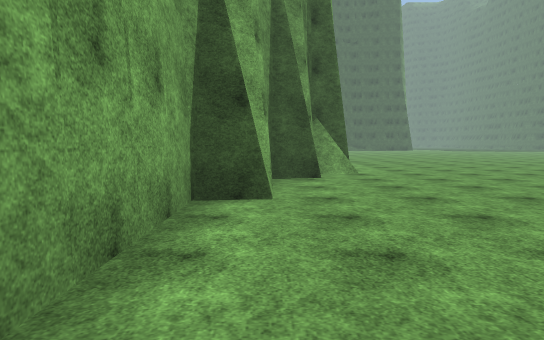
view 1 (above)

19 first-person views from a walk through a scene from a Unity 3-D project. The camera is 1.4 m above the floor, tilts 4° down and sees 70° across. The floor is counted in squares, 2 m on a side. Each view is taken from the middle of a square. On the plan, view 1 faces up. The plan holds only what a view shows up to about 11 squares ahead; the rest is blank. The place goes on beyond the plan. The player character is not drawn. Surface patterns are stand-ins for the level's own textures.

view 2
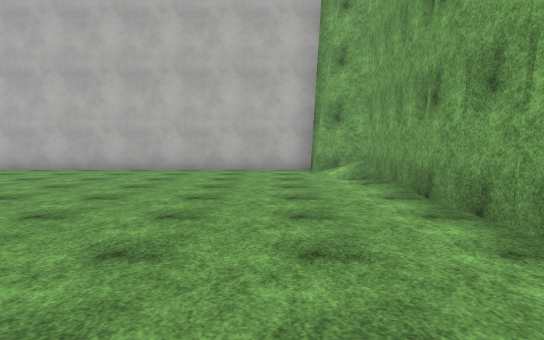

view 3
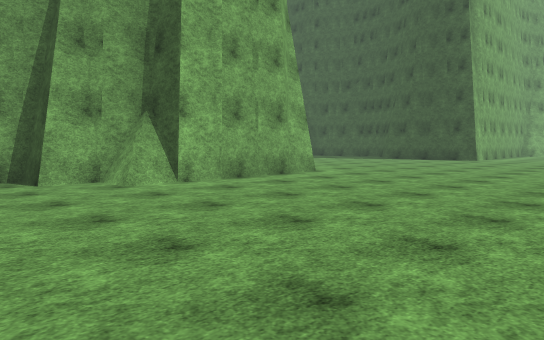

view 4
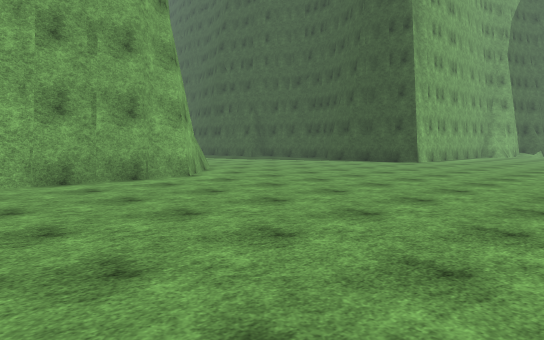

view 5
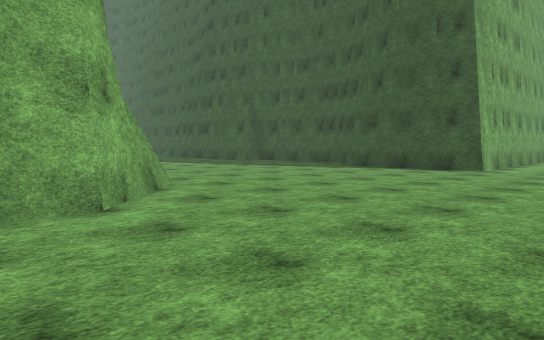

view 6
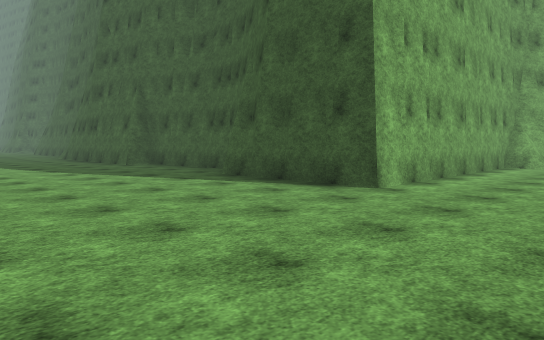

view 7
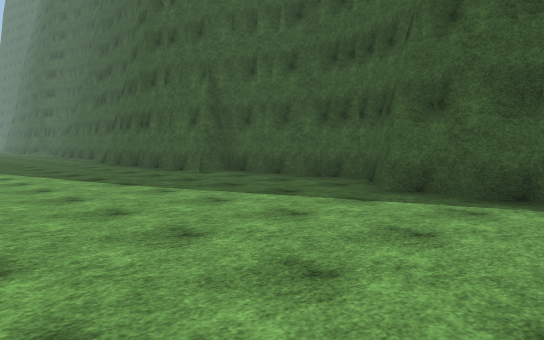

view 8
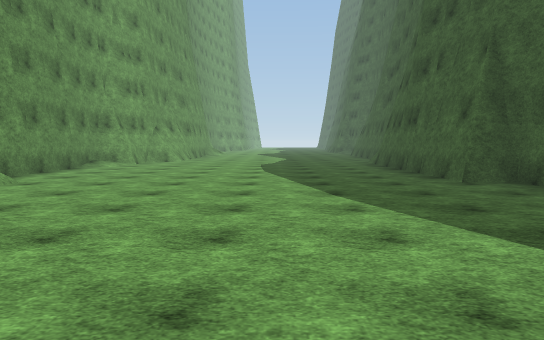

view 9
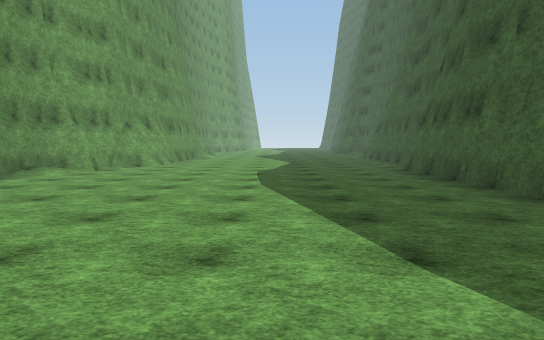

view 10
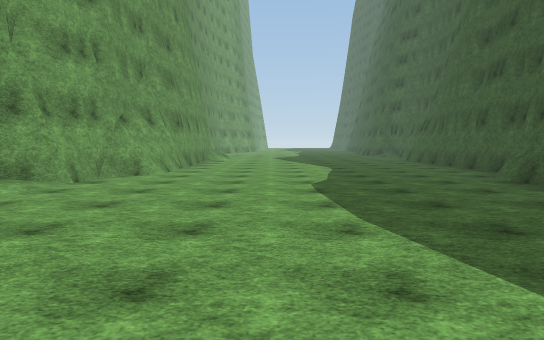

view 11
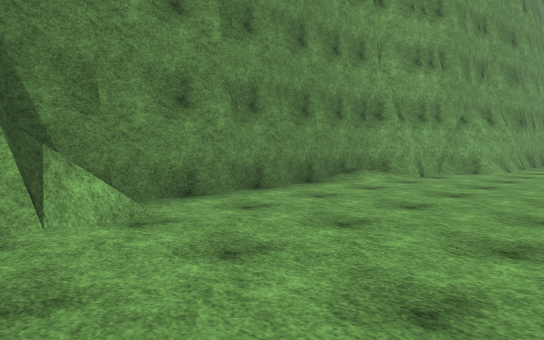

view 12
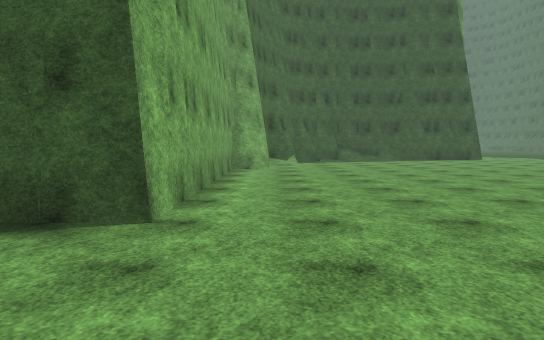

view 13
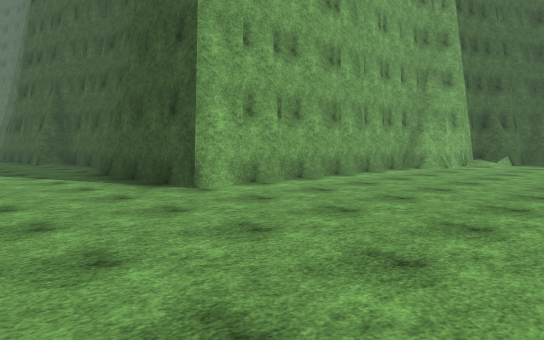

view 14
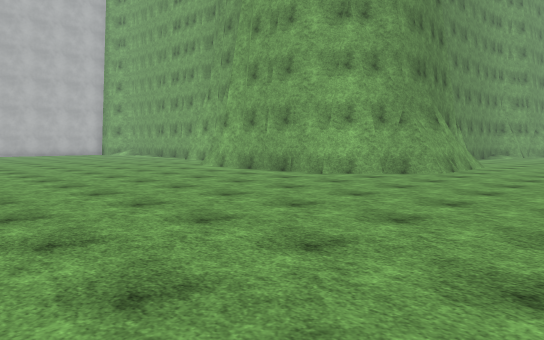

view 15
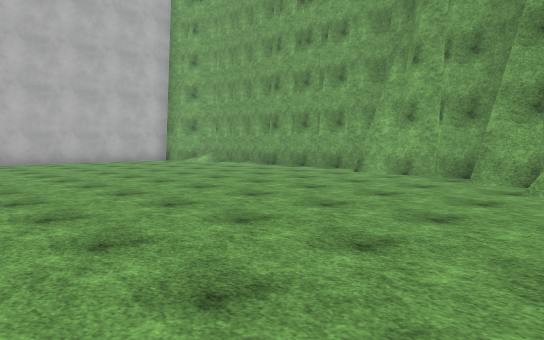

view 16
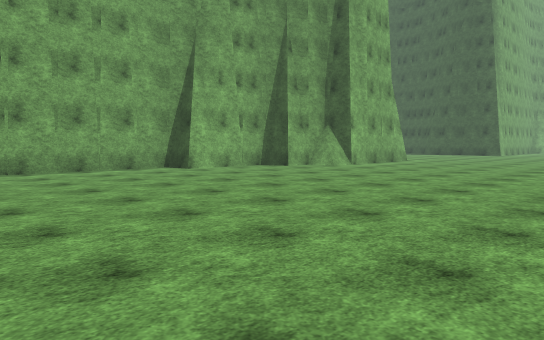

view 17
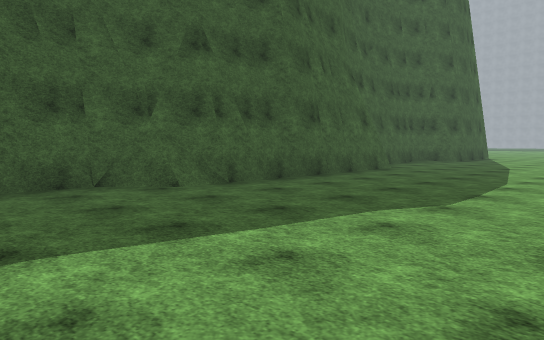

view 18
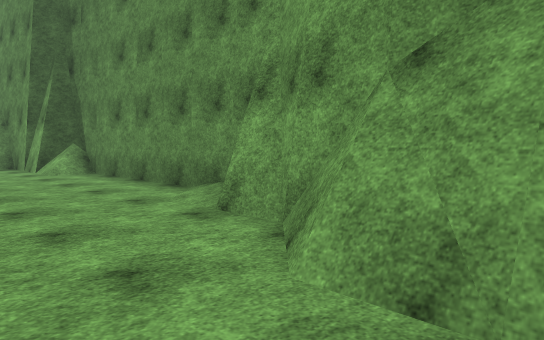

view 19
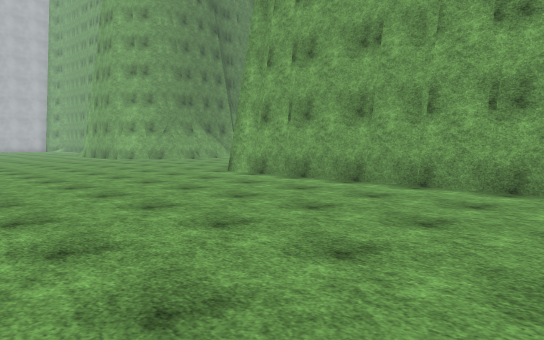

### Floor plan
Points are (right, up) in squares from view 1. A wall is a line through its corners. A room is listed if a view was taken in it or the views show most of it. See-through windows are left out.
Room 1 (views 1, 2, 3, 4, 5, 6, 7, 8, 9, 10, 11, 12, 13, 14, 15, 16, 17, 18, 19)
walls: (-0.6, 15.2) (-0.1, 15.2) (0.6, 14.5); (-1.1, 15.3) (-0.5, 15.1); (-1.6, 15.2) (-1, 15.2); (-2.6, 15.2) (-2.1, 15.2); (-2.9, 15.4) (0, 15.4) (1.9, 13.5) (1.9, 9); (-3, 14.5) (-2.4, 14.6); (1.7, 9.7) (1.7, 9.2); (1.9, 9.7) (1.5, 9.7) (1.5, 9.2); (-4.5, 14.5) (-2.9, 14.5); (0.9, 9.2) (0.9, 7.8) (0, 7.8) (0, 4.9) (-1, 4.9) (-1, -2) (0, -3.1) (0, -4) (8, -4); (-10.9, 13.5) (-4.9, 13.5); (-1, 1.9) (-0.9, 0.8); (-12.8, 14.5) (-12.3, 14.2) (-11.7, 14.2) (-11, 13.6) (-10.6, 13.5); (2.9, 29.3) (2.9, 29.1); (2.9, 29.3) (2.9, 22.5) (-0.9, 22.5) (-1.9, 23.4) (-5.9, 23.4) (-5.9, 22.5) (-12.6, 22.5); (-11.7, 22.5) (-12.5, 23.1); (3.8, 29.6) (2.9, 29.6); (-14.1, 14.9) (-13.6, 14.9); (-12.1, 22.9) (-12.6, 22.9) (-13.2, 23.4); (-14.4, 15.2) (-13.8, 15.2) (-13.3, 14.7) (-12.6, 14.5) (-11.6, 14.5); (3.7, 30.2) (3.7, 29.3); (-14.7, 15.1) (-13.9, 14.9); (-12.8, 23.3) (-13.7, 23.5); (-15.2, 15.2) (-14.6, 15.2); (-15.6, 15.2) (-15.2, 15.1); (-15.7, 15.4) (-15.1, 15.2); (-13.5, 23.4) (-16.1, 23.4); (-16.5, 15.4) (-13.7, 15.4)
low walls: (1.7, 8.9) (0.9, 8.9); (-13.7, 15.4) (-13.3, 15.1); (-12, 22.7) (-12.8, 22.7); (-12.6, 22.5) (-13.5, 23.4); (3.8, 30.5) (3.8, 29.3) (2.9, 29.3)

Positions as (right, up) in squares from view 1, and headings:
1: (0, 0), facing up
2: (1, 6), facing down
3: (8, 6), facing up-left
4: (9, 9), facing up-left
5: (6, 12), facing up-left
6: (6, 17), facing up-left
7: (2, 17), facing up-left
8: (1, 19), facing left
9: (-2, 19), facing left
10: (-5, 18), facing left
11: (-4, 18), facing down-left
12: (4, 19), facing up
13: (8, 19), facing up-left
14: (9, 19), facing down-left
15: (8, 10), facing down-left
16: (9, -1), facing up-left
17: (-16, 17), facing up-right
18: (-15, 17), facing down-right
19: (9, 30), facing down-left
